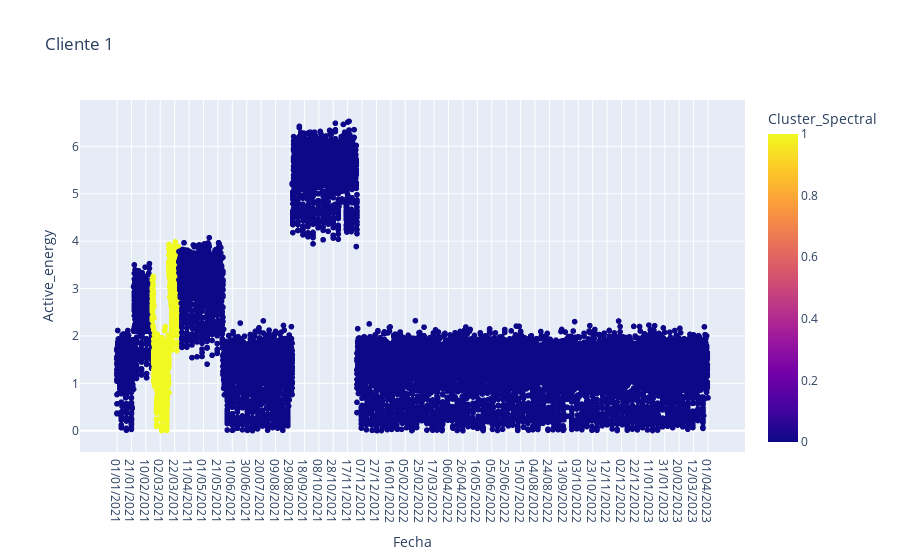

The notebook cell saved with this chart:
### Code cell
X = scaler.fit_transform(df_copies[23][mod_cols].drop('Cliente', axis=1))
spectral.fit(X)
dataframes[23]['Cluster_Spectral'] = spectral.labels_
fig = px.scatter(dataframes[23], x='Fecha', y='Active_energy', color='Cluster_Spectral', title=dataframes[23]['Cliente'].iloc[0])
fig.show()

### Figure 1 — Plotly figure (JSON) as saved in the notebook; plotly's stock layout.template omitted (floating-point values rounded to 4 significant figures; data arrays with more than 128 entries replaced by an {"elided": "..."} marker saying what was removed)
{"data": [{"hovertemplate": "Fecha=%{x}<br>Active_energy=%{y}<br>Cluster_Spectral=%{marker.color}<extra></extra>", "legendgroup": "", "marker": {"color": {"elided": "19681 int values"}, "coloraxis": "coloraxis", "symbol": "circle"}, "mode": "markers", "name": "", "showlegend": false, "type": "scattergl", "x": {"elided": "19681 str values"}, "xaxis": "x", "y": {"elided": "19681 float values"}, "yaxis": "y"}], "layout": {"coloraxis": {"colorbar": {"title": {"text": "Cluster_Spectral"}}, "colorscale": [[0, "#0d0887"], [0.1111, "#46039f"], [0.2222, "#7201a8"], [0.3333, "#9c179e"], [0.4444, "#bd3786"], [0.5556, "#d8576b"], [0.6667, "#ed7953"], [0.7778, "#fb9f3a"], [0.8889, "#fdca26"], [1, "#f0f921"]]}, "legend": {"tracegroupgap": 0}, "title": {"text": "Cliente 1"}, "xaxis": {"anchor": "y", "domain": [0, 1], "title": {"text": "Fecha"}}, "yaxis": {"anchor": "x", "domain": [0, 1], "title": {"text": "Active_energy"}}}}
